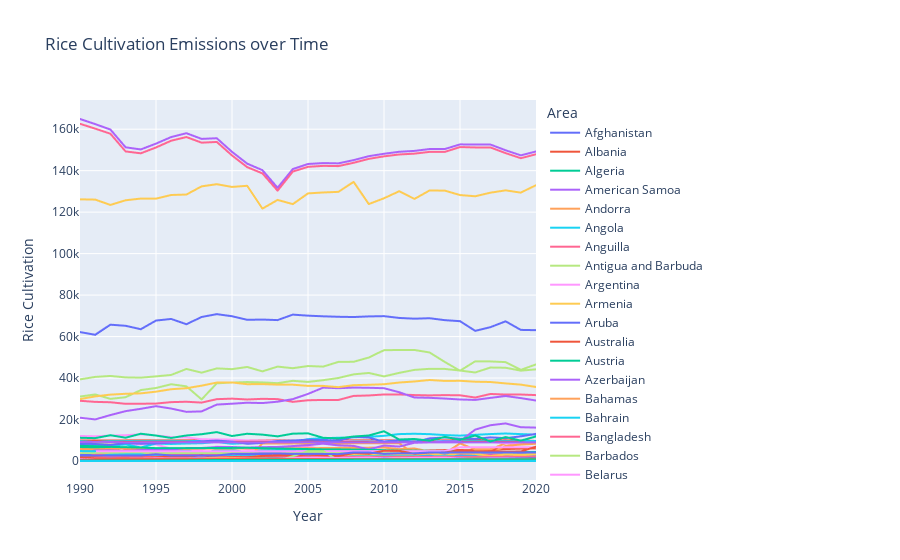

Notebook code for this chart:
### Markdown cell above
###  Yearly Trend of Rice Cultivation Emissions
    - Shows emission trends from paddy farming year by year.
    - Identifies whether methane emissions from rice fields are rising, falling, or plateauing.
    - Helps forecast future emission load based on seasonal patterns or irrigation policies.

### Code cell
fig = px.line(df, x="Year", y="Rice Cultivation", color="Area",
               title="Rice Cultivation Emissions over Time")
fig.show()
